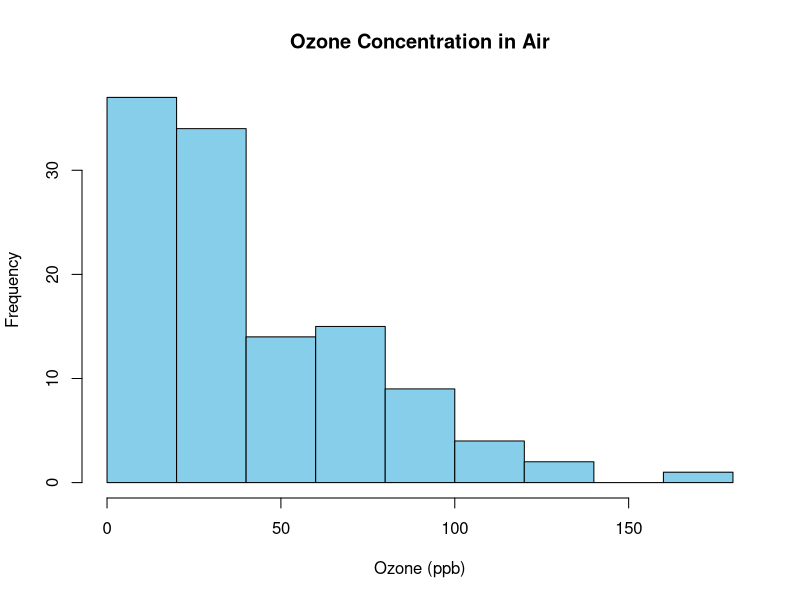
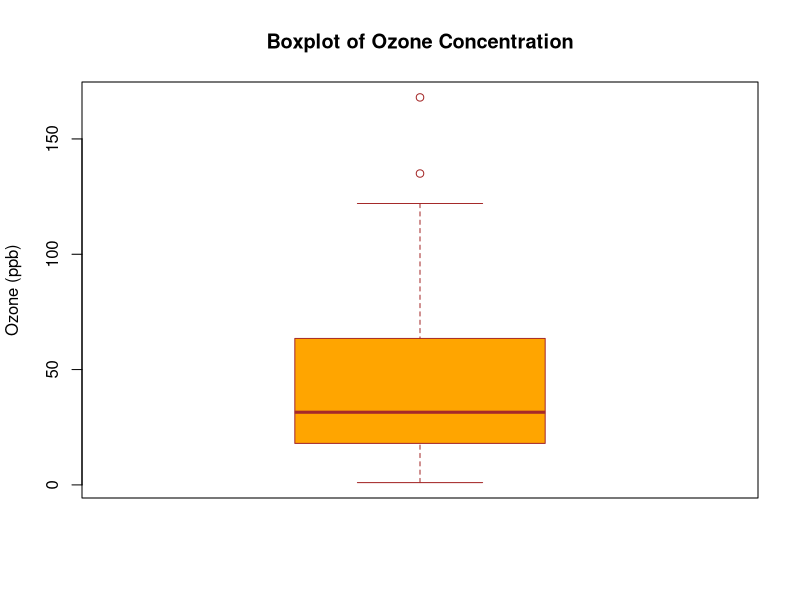
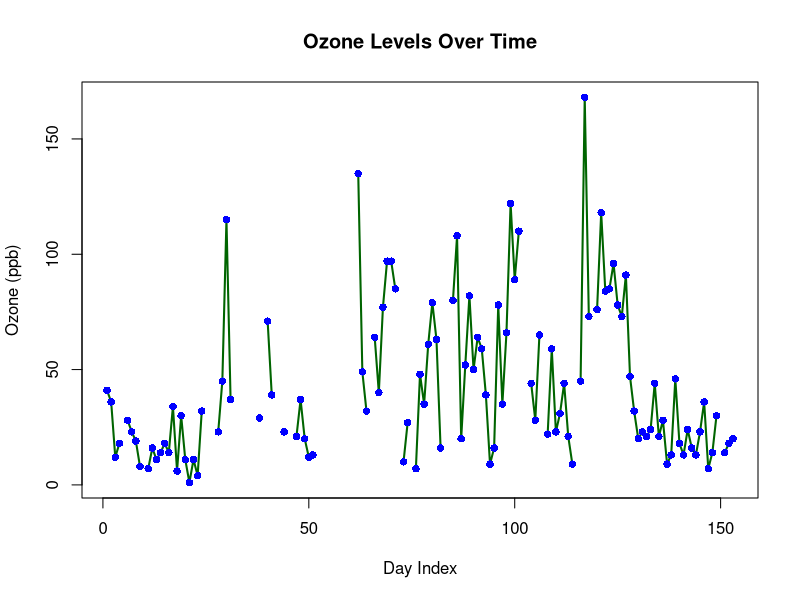

Generate these figures, in order, with R:
# Step 1: Load the dataset
data("airquality")
# Step 2: View the first few rows
head(airquality)
# Step 3: Summary of the dataset
summary(airquality)
# Step 4: Basic histogram to visualize Ozone concentration
hist(airquality$Ozone,
 main = "Ozone Concentration in Air",
 xlab = "Ozone (ppb)",
 ylab = "Frequency",
 col = "skyblue",
 border = "black")
# Step 5: Boxplot to check ozone concentration spread and outliers
boxplot(airquality$Ozone,
 main = "Boxplot of Ozone Concentration",
 ylab = "Ozone (ppb)",
 col = "orange",
 border = "brown")
 # Step 6: Line plot for Ozone levels over time (days)
plot(airquality$Ozone,
 type = "l",
 main = "Ozone Levels Over Time",
 xlab = "Day Index",
 ylab = "Ozone (ppb)",
 col = "darkgreen",
 lwd = 2)
# Add points to highlight data
points(airquality$Ozone, col = "blue", pch = 16) 
